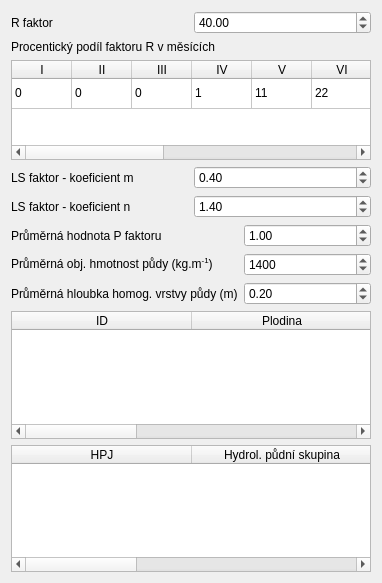
               <widget class="QWidget" name="page_12">
                <property name="geometry">
                 <rect>
                  <x>0</x>
                  <y>0</y>
                  <width>382</width>
                  <height>583</height>
                 </rect>
                </property>
                <attribute name="label">
                 <string>Erozní model</string>
                </attribute>
                <layout class="QGridLayout" name="gridLayout_45">
                 <item row="0" column="0">
                  <layout class="QGridLayout" name="gridLayout_34">
                   <item row="0" column="1">
                    <widget class="QgsDoubleSpinBox" name="sbox_r_factor">
                     <property name="maximum">
                      <double>200.000000000000000</double>
                     </property>
                     <property name="value">
                      <double>40.000000000000000</double>
                     </property>
                    </widget>
                   </item>
                   <item row="0" column="0">
                    <widget class="QLabel" name="label_30">
                     <property name="text">
                      <string>R faktor</string>
                     </property>
                    </widget>
                   </item>
                  </layout>
                 </item>
                 <item row="1" column="0">
                  <layout class="QGridLayout" name="gridLayout_35">
                   <item row="0" column="0">
                    <widget class="QLabel" name="label_31">
                     <property name="text">
                      <string>Procentický podíl faktoru R v měsících</string>
                     </property>
                    </widget>
                   </item>
                   <item row="1" column="0">
                    <widget class="QTableWidget" name="tw_r_factor_perc">
                     <property name="sizePolicy">
                      <sizepolicy hsizetype="Expanding" vsizetype="Minimum">
                       <horstretch>0</horstretch>
                       <verstretch>0</verstretch>
                      </sizepolicy>
                     </property>
                     <property name="minimumSize">
                      <size>
                       <width>0</width>
                       <height>100</height>
                      </size>
                     </property>
                     <property name="sizeAdjustPolicy">
                      <enum>QAbstractScrollArea::AdjustToContents</enum>
                     </property>
                     <property name="rowCount">
                      <number>1</number>
                     </property>
                     <property name="columnCount">
                      <number>12</number>
                     </property>
                     <attribute name="horizontalHeaderDefaultSectionSize">
                      <number>60</number>
                     </attribute>
                     <attribute name="verticalHeaderVisible">
                      <bool>false</bool>
                     </attribute>
                     <attribute name="verticalHeaderHighlightSections">
                      <bool>true</bool>
                     </attribute>
                     <row>
                      <property name="text">
                       <string>Nový řádek</string>
                      </property>
                     </row>
                     <column>
                      <property name="text">
                       <string>I</string>
                      </property>
                     </column>
                     <column>
                      <property name="text">
                       <string>II</string>
                      </property>
                     </column>
                     <column>
                      <property name="text">
                       <string>III</string>
                      </property>
                     </column>
                     <column>
                      <property name="text">
                       <string>IV</string>
                      </property>
                     </column>
                     <column>
                      <property name="text">
                       <string>V</string>
                      </property>
                     </column>
                     <column>
                      <property name="text">
                       <string>VI</string>
                      </property>
                     </column>
                     <column>
                      <property name="text">
                       <string>VII</string>
                      </property>
                     </column>
                     <column>
                      <property name="text">
                       <string>VIII</string>
                      </property>
                     </column>
                     <column>
                      <property name="text">
                       <string>IX</string>
                      </property>
                     </column>
                     <column>
                      <property name="text">
                       <string>X</string>
                      </property>
                     </column>
                     <column>
                      <property name="text">
                       <string>XI</string>
                      </property>
                     </column>
                     <column>
                      <property name="text">
                       <string>XII</string>
                      </property>
                     </column>
                     <item row="0" column="0">
                      <property name="text">
                       <string>0</string>
                      </property>
                     </item>
                     <item row="0" column="1">
                      <property name="text">
                       <string>0</string>
                      </property>
                     </item>
                     <item row="0" column="2">
                      <property name="text">
                       <string>0</string>
                      </property>
                     </item>
                     <item row="0" column="3">
                      <property name="text">
                       <string>1</string>
                      </property>
                     </item>
                     <item row="0" column="4">
                      <property name="text">
                       <string>11</string>
                      </property>
                     </item>
                     <item row="0" column="5">
                      <property name="text">
                       <string>22</string>
                      </property>
                     </item>
                     <item row="0" column="6">
                      <property name="text">
                       <string>30</string>
                      </property>
                     </item>
                     <item row="0" column="7">
                      <property name="text">
                       <string>26</string>
                      </property>
                     </item>
                     <item row="0" column="8">
                      <property name="text">
                       <string>8</string>
                      </property>
                     </item>
                     <item row="0" column="9">
                      <property name="text">
                       <string>2</string>
                      </property>
                     </item>
                     <item row="0" column="10">
                      <property name="text">
                       <string>0</string>
                      </property>
                     </item>
                     <item row="0" column="11">
                      <property name="text">
                       <string>0</string>
                      </property>
                     </item>
                    </widget>
                   </item>
                  </layout>
                 </item>
                 <item row="2" column="0">
                  <layout class="QGridLayout" name="gridLayout_44">
                   <item row="2" column="0">
                    <layout class="QGridLayout" name="gridLayout_39">
                     <item row="1" column="0">
                      <widget class="QLabel" name="label_36">
                       <property name="text">
                        <string>&lt;html&gt;&lt;head/&gt;&lt;body&gt;&lt;p&gt;Průměrná obj. hmotnost půdy (kg.m&lt;span style=&quot; vertical-align:super;&quot;&gt;-1&lt;/span&gt;)&lt;/p&gt;&lt;/body&gt;&lt;/html&gt;</string>
                       </property>
                      </widget>
                     </item>
                     <item row="0" column="1">
                      <widget class="QgsDoubleSpinBox" name="sbox_P_fact">
                       <property name="sizePolicy">
                        <sizepolicy hsizetype="Preferred" vsizetype="Fixed">
                         <horstretch>0</horstretch>
                         <verstretch>0</verstretch>
                        </sizepolicy>
                       </property>
                       <property name="value">
                        <double>1.000000000000000</double>
                       </property>
                      </widget>
                     </item>
                     <item row="1" column="1">
                      <widget class="QgsDoubleSpinBox" name="sbox_vol_soil">
                       <property name="sizePolicy">
                        <sizepolicy hsizetype="Preferred" vsizetype="Preferred">
                         <horstretch>0</horstretch>
                         <verstretch>0</verstretch>
                        </sizepolicy>
                       </property>
                       <property name="decimals">
                        <number>0</number>
                       </property>
                       <property name="maximum">
                        <double>4000.000000000000000</double>
                       </property>
                       <property name="value">
                        <double>1400.000000000000000</double>
                       </property>
                      </widget>
                     </item>
                     <item row="0" column="0">
                      <widget class="QLabel" name="label_35">
                       <property name="text">
                        <string>Průměrná hodnota P faktoru</string>
                       </property>
                      </widget>
                     </item>
                     <item row="2" column="0">
                      <widget class="QLabel" name="label_37">
                       <property name="text">
                        <string>Průměrná hloubka homog. vrstvy půdy (m)</string>
                       </property>
                      </widget>
                     </item>
                     <item row="2" column="1">
                      <widget class="QgsDoubleSpinBox" name="sbox_soil_depth">
                       <property name="sizePolicy">
                        <sizepolicy hsizetype="Preferred" vsizetype="Fixed">
                         <horstretch>0</horstretch>
                         <verstretch>0</verstretch>
                        </sizepolicy>
                       </property>
                       <property name="value">
                        <double>0.200000000000000</double>
                       </property>
                      </widget>
                     </item>
                    </layout>
                   </item>
                   <item row="0" column="0">
                    <layout class="QGridLayout" name="gridLayout_30">
                     <item row="0" column="0">
                      <widget class="QLabel" name="label_32">
                       <property name="text">
                        <string>LS faktor - koeficient m</string>
                       </property>
                      </widget>
                     </item>
                     <item row="0" column="1">
                      <widget class="QgsDoubleSpinBox" name="sbox_LS_m">
                       <property name="sizePolicy">
                        <sizepolicy hsizetype="Preferred" vsizetype="Fixed">
                         <horstretch>0</horstretch>
                         <verstretch>0</verstretch>
                        </sizepolicy>
                       </property>
                       <property name="value">
                        <double>0.400000000000000</double>
                       </property>
                      </widget>
                     </item>
                    </layout>
                   </item>
                   <item row="1" column="0">
                    <layout class="QGridLayout" name="gridLayout_36">
                     <item row="0" column="0">
                      <widget class="QLabel" name="label_33">
                       <property name="text">
                        <string>LS faktor - koeficient n</string>
                       </property>
                      </widget>
                     </item>
                     <item row="0" column="1">
                      <widget class="QgsDoubleSpinBox" name="sbox_LS_n">
                       <property name="sizePolicy">
                        <sizepolicy hsizetype="Preferred" vsizetype="Fixed">
                         <horstretch>0</horstretch>
                         <verstretch>0</verstretch>
                        </sizepolicy>
                       </property>
                       <property name="value">
                        <double>1.400000000000000</double>
                       </property>
                      </widget>
                     </item>
                    </layout>
                   </item>
                  </layout>
                 </item>
                 <item row="3" column="0">
                  <widget class="QTableWidget" name="tw_C_factor">
                   <property name="sizePolicy">
                    <sizepolicy hsizetype="Preferred" vsizetype="MinimumExpanding">
                     <horstretch>0</horstretch>
                     <verstretch>0</verstretch>
                    </sizepolicy>
                   </property>
                   <property name="minimumSize">
                    <size>
                     <width>0</width>
                     <height>120</height>
                    </size>
                   </property>
                   <property name="sizeAdjustPolicy">
                    <enum>QAbstractScrollArea::AdjustToContents</enum>
                   </property>
                   <property name="defaultDropAction">
                    <enum>Qt::IgnoreAction</enum>
                   </property>
                   <property name="alternatingRowColors">
                    <bool>true</bool>
                   </property>
                   <property name="rowCount">
                    <number>0</number>
                   </property>
                   <attribute name="horizontalHeaderDefaultSectionSize">
                    <number>180</number>
                   </attribute>
                   <attribute name="verticalHeaderVisible">
                    <bool>false</bool>
                   </attribute>
                   <column>
                    <property name="text">
                     <string>ID</string>
                    </property>
                   </column>
                   <column>
                    <property name="text">
                     <string>Plodina</string>
                    </property>
                   </column>
                   <column>
                    <property name="text">
                     <string>Faktor C</string>
                    </property>
                   </column>
                  </widget>
                 </item>
                 <item row="4" column="0">
                  <widget class="QTableWidget" name="tw_HPJ_params">
                   <property name="sizePolicy">
                    <sizepolicy hsizetype="Preferred" vsizetype="Expanding">
                     <horstretch>0</horstretch>
                     <verstretch>0</verstretch>
                    </sizepolicy>
                   </property>
                   <property name="minimumSize">
                    <size>
                     <width>0</width>
                     <height>120</height>
                    </size>
                   </property>
                   <property name="sizeAdjustPolicy">
                    <enum>QAbstractScrollArea::AdjustToContents</enum>
                   </property>
                   <property name="rowCount">
                    <number>0</number>
                   </property>
                   <attribute name="horizontalHeaderDefaultSectionSize">
                    <number>180</number>
                   </attribute>
                   <attribute name="verticalHeaderVisible">
                    <bool>false</bool>
                   </attribute>
                   <column>
                    <property name="text">
                     <string>HPJ</string>
                    </property>
                   </column>
                   <column>
                    <property name="text">
                     <string>Hydrol. půdní skupina</string>
                    </property>
                   </column>
                   <column>
                    <property name="text">
                     <string>K faktor</string>
                    </property>
                   </column>
                  </widget>
                 </item>
                </layout>
               </widget>
